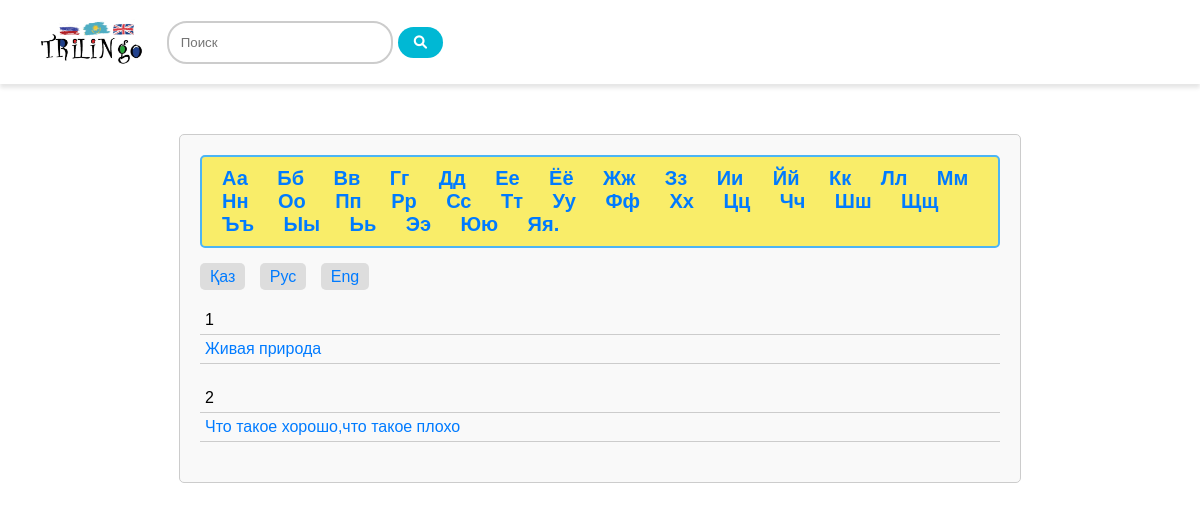
Page /subject/?lang=Рус on the committed database.
### myapp/models.py (models this page shows, shortened)
class Language(models.Model):
    name = models.CharField(max_length=100)

class Word(models.Model):
    chapter = models.IntegerField()
    languages = models.ManyToManyField(Language, through='WordTranslation')

class WordTranslation(models.Model):
    word = models.ForeignKey(Word, on_delete=models.CASCADE)
    language = models.ForeignKey(Language, on_delete=models.CASCADE)
    topic = models.CharField(max_length=100, blank=True)

### myapp/views.py (the view)
# urls.py: path('subject/', views.subject, name='subject'),
def subject(request):
    selected_language_name = request.GET.get('lang', '')
    selected_letter = request.GET.get('letter', '')
    languages = Language.objects.all()
    if selected_language_name:
        try:
            selected_language = Language.objects.get(name=selected_language_name)
            alphabet = get_alphabet(selected_language)
            if selected_letter:
                words = Word.objects.prefetch_related('wordtranslation_set').filter(
                    wordtranslation__language__name=selected_language_name,
                    chapter__istartswith=selected_letter
                )
            else:
                words = Word.objects.prefetch_related('wordtranslation_set').filter(
                    wordtranslation__language__name=selected_language_name
                )
        except Language.DoesNotExist:
            selected_language = ''
            alphabet = []
            words = Word.objects.prefetch_related('wordtranslation_set').all()
    else:
        selected_language = ''
        alphabet = []
        words = Word.objects.prefetch_related('wordtranslation_set').all()
    return render(request, 'myapp/subject.html', {'languages': languages, 'words': words, 'selected_language': selected_language, 'alphabet': alphabet})

### myapp/views.py (called while the page is built)
def get_alphabet(language):
    try:
        alphabet_obj = Alphabet.objects.get(language=language)
        alphabet = alphabet_obj.letters.split(',') if alphabet_obj else []
    except Alphabet.DoesNotExist:
        alphabet = []
    return alphabet

### myapp/templates/myapp/subject.html (shortened to what this page needs)
{% load static %}
<!DOCTYPE html>
<html lang="en">
<head>
    <link rel="stylesheet" href="https://cdnjs.cloudflare.com/ajax/libs/font-awesome/6.0.0-beta3/css/all.min.css">
    <link rel="stylesheet" href="{% static 'myapp/css/style.css' %}">
    <link rel="stylesheet" href="{% static 'myapp/css/subject.css' %}">
</head>
<body>
    <header>
        <div class="logo">
          <a href="{% url 'myapp:home' %}">
            <img src="{% static 'myapp/images/logo.jpg' %}" alt="">
          </a>
        </div>
        <div class="search">
          <form action="{% url 'myapp:search_subject' %}" method="get">
            <input type="text" name="sub_query" placeholder="Поиск">
            <button type="submit" class="search-button">
              <i class="fas fa-search"></i>
            </button>
          </form>
        </div>
    </header>
    <section class="all">
        <div class="alphabet">
            {% if alphabet %}
                {% for letter in alphabet %}
                    <a href="?lang={{ selected_language.name }}&letter={{ letter }}" class="alphabet-letter">{{ letter }}</a>
                {% endfor %}
            {% else %}
                <span>Алфавит не найден</span>
            {% endif %}
        </div>
        <div>
            {% for language in languages %}
                <a href="?lang={{ language.name }}" class="lang-select">{{ language.name }}</a>
            {% endfor %}
        </div>
        {% for word in words %}
            <div>
                <p>{{ word.chapter }}</p>
                {% for translation in word.wordtranslation_set.all %}
                    {% if translation.language.name == selected_language.name or not selected_language %}
                        <a href="{% url 'myapp:three' %}">
                            <p class="word-topic" data-lang="{{ translation.language.name }}">{{ translation.topic }}</p>
                        </a>
                    {% endif %}
                {% empty %}
                    {% if not selected_language %}
                        <a href="{% url 'myapp:three' %}">
                            <p class="word-topic" data-lang="">{{ word.wordtranslation_set.first.topic }}</p>
                        </a>
                    {% endif %}
                {% endfor %}
            </div>
        {% endfor %}
    </section>
</body>
</html>

### myapp/static/myapp/css/style.css (style rules this page uses)
body { font-family: Arial, sans-serif; margin: 0; padding: 0; }
header { background-color: #fff; box-shadow: 0px 4px 4px rgba(0,0,0,0.1); padding: 10px 40px; display: flex; justify-content: space-between; align-items: center; }
.logo { margin-right: 20px; }
.logo img { height: 60px; width: auto; }
.search { flex-grow: 1; }
.search input[type="text"] { padding: 12px; border: none; border-radius: 20px; width: 20%; border: 2px solid #ccc; }
.search button { padding: 8px 16px; background-color: #00b8d4; color: #fff; border: none; border-radius: 20px; cursor: pointer; }

### myapp/static/myapp/css/subject.css (style rules this page uses)
body { font-family: Arial, sans-serif; margin: 0; padding: 0; box-sizing: border-box; }
.all { max-width: 800px; margin: 50px auto; padding: 20px; border: 1px solid #ccc; border-radius: 5px; background-color: #f9f9f9; }
.all div { margin-bottom: 20px; }
.lang-select { text-decoration: none; color: #333; margin-right: 10px; padding: 5px 10px; border-radius: 5px; background-color: #ddd; }
p { margin: 0; padding: 5px; border-bottom: 1px solid #ccc; }
.all a { text-decoration: none; color: #007bff; }
.alphabet { background-color: #f9ed69; border: 2px solid #4cb5f5; border-radius: 5px; padding: 10px; display: inline-block; }
.alphabet a { font-size: 20px; }
.alphabet-letter { margin-right: 5px; text-decoration: none; color: #333; font-weight: bold; font-size: 16px; padding: 5px 10px; border-radius: 3px; transition: background-color 0.3s; }

### rows in the picture
Language: name "Қаз"
Language: name "Рус"
Language: name "Eng"
Word: chapter "1"
Word: chapter "2"

### other values in the picture
{{ letter }} "Аа" "Бб" "Вв" "Гг" "Дд" "Ее" "Ёё" "Жж" "Зз" "Ии" "Йй" "Кк" "Лл" "Мм" "Нн" "Оо" "Пп" "Рр" "Сс" "Тт" "Уу" "Фф" "Хх" "Цц" "Чч" "Шш" "Щщ" "Ъъ" "Ыы" "Ьь" "Ээ" "Юю" "Яя."
